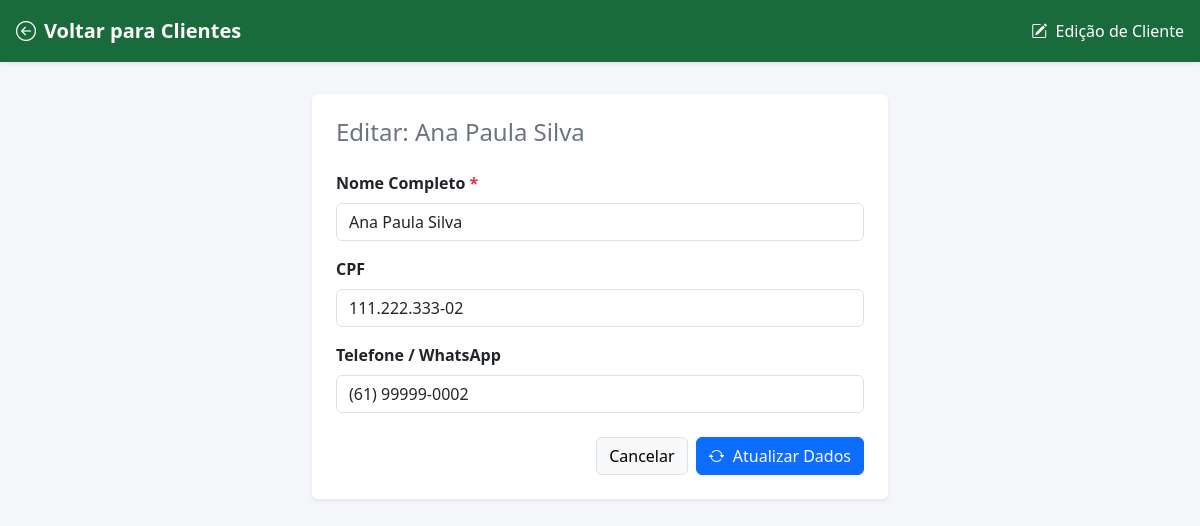
/clientes/editar.php?id=2 (signed in), run on the app's committed database.
### tables this page shows
CREATE TABLE cliente (
    id_cliente   INT         AUTO_INCREMENT,
    id_usuario   INT         UNIQUE,                           
    nome_cliente VARCHAR(100) NOT NULL,
    telefone     VARCHAR(20),
    cpf          VARCHAR(14) UNIQUE,
    PRIMARY KEY (id_cliente),
    FOREIGN KEY (id_usuario) REFERENCES usuario(id_usuario) ON DELETE SET NULL
);

### clientes/editar.php (the view, shortened to what this page needs)
<?php
$pdo = getConexao();
$id_cliente = filter_input(INPUT_GET, 'id', FILTER_VALIDATE_INT);
$stmt = $pdo->prepare('SELECT * FROM cliente WHERE id_cliente = :id LIMIT 1');
$stmt->execute([':id' => $id_cliente]);
$cliente = $stmt->fetch();
?>
<!DOCTYPE html>
<html lang="pt-BR">
<head>
    <link href="https://cdn.jsdelivr.net/npm/bootstrap@5.3.3/dist/css/bootstrap.min.css" rel="stylesheet">
    <link href="https://cdn.jsdelivr.net/npm/bootstrap-icons@1.11.3/font/bootstrap-icons.min.css" rel="stylesheet">
</head>
<body>
<div class="topbar d-flex justify-content-between align-items-center shadow-sm">
    <div>
        <a href="index.php" class="fw-bold fs-5">
            <i class="bi bi-arrow-left-circle me-2"></i>Voltar para Clientes
        </a>
    </div>
    <div>
        <i class="bi bi-pencil-square me-1"></i> Edição de Cliente
    </div>
</div>
<div class="container" style="max-width: 600px;">
    <div class="card shadow-sm border-0">
        <div class="card-body p-4">
            <h4 class="mb-4 text-secondary">Editar: <?= htmlspecialchars($cliente['nome_cliente']) ?></h4>
            <form method="POST" action="editar.php?id=<?= $id_cliente ?>">
                <div class="mb-3">
                    <label for="nome_cliente" class="form-label fw-semibold">Nome Completo <span class="text-danger">*</span></label>
                    <input type="text" class="form-control" id="nome_cliente" name="nome_cliente"
                           value="<?= htmlspecialchars($cliente['nome_cliente']) ?>" required>
                </div>
                <div class="mb-3">
                    <label for="cpf" class="form-label fw-semibold">CPF</label>
                    <input type="text" class="form-control" id="cpf" name="cpf"
                           placeholder="000.000.000-00"
                           value="<?= htmlspecialchars($cliente['cpf'] ?? '') ?>">
                </div>
                <div class="mb-4">
                    <label for="telefone" class="form-label fw-semibold">Telefone / WhatsApp</label>
                    <input type="text" class="form-control" id="telefone" name="telefone"
                           placeholder="(00) 00000-0000"
                           value="<?= htmlspecialchars($cliente['telefone'] ?? '') ?>">
                </div>
                <div class="d-flex justify-content-end gap-2">
                    <a href="index.php" class="btn btn-light border">Cancelar</a>
                    <button type="submit" class="btn btn-primary">
                        <i class="bi bi-arrow-repeat me-1"></i> Atualizar Dados
                    </button>
                </div>
            </form>
        </div>
    </div>
</div>
</body>
</html>

### clientes/editar.php (style rules this page uses)
body { background: #f4f6f9; }
.topbar { background: #1a6b3c; color: white; padding: 1rem; margin-bottom: 2rem; }
.topbar a { color: white; text-decoration: none; }

### data on the page
cliente: nome_cliente "Ana Paula Silva", cpf "111.222.333-02", telefone "(61) 99999-0002"
